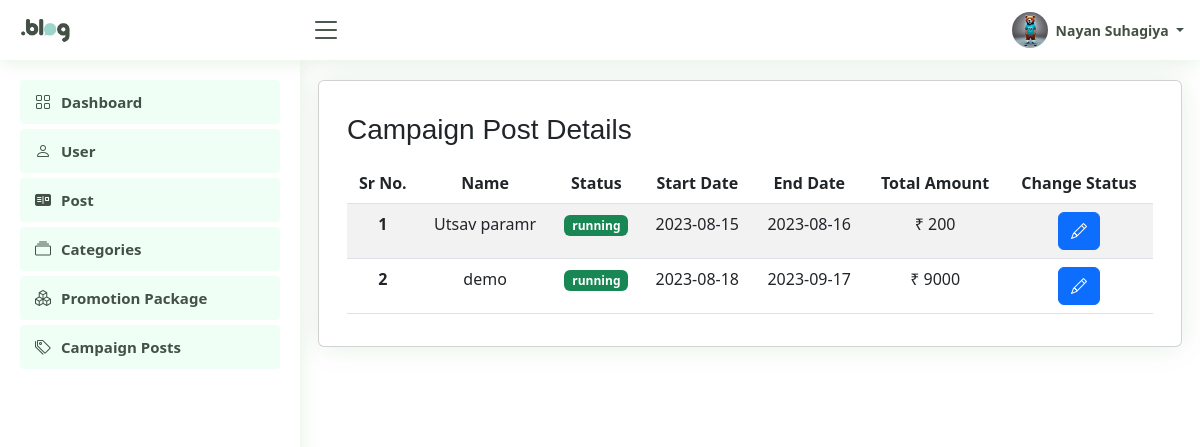
The page /admin/campaign.php (signed in) on the database its author committed.
### tables this page shows
CREATE TABLE `users` (
  `user_id` int(11) NOT NULL,
  `name` varchar(100) NOT NULL,
  `email` varchar(100) NOT NULL,
  `password` varchar(100) NOT NULL,
  `user_type` enum('client','admin') NOT NULL DEFAULT 'client',
  `image` varchar(100) DEFAULT NULL
);

CREATE TABLE `campaigns` (
  `campaign_id` int(11) NOT NULL,
  `name` varchar(50) NOT NULL,
  `status` enum('pending','running','close') NOT NULL DEFAULT 'pending',
  `post_id` int(11) NOT NULL,
  `user_id` int(11) NOT NULL,
  `package_id` int(11) NOT NULL,
  `start_date` date NOT NULL,
  `end_date` date NOT NULL,
  `total_amount` int(11) NOT NULL
);

### admin/campaign.php (the view, shortened to what this page needs)
<?php
include "../connection.php";
include "./sidebar.php";
?>
<main id="main" class="main">
  <section class="section dashboard">
    <div class="row">
      <div class="card">
        <div class="card-body">
          <div class="align-items-center d-flex justify-content-between">
            <h3 class="my-3 float-start">Campaign Post Details</h3>
          </div>
          <div class="table-responsive">
            <table class="table table-striped text-center">
              <thead>
                <tr>
                  <th scope="col">Sr No.</th>
                  <th scope="col">Name</th>
                  <th scope="col">Status</th>
                  <th scope="col">Start Date</th>
                  <th scope="col">End Date</th>
                  <th scope="col">Total Amount</th>
                  <th scope="col">Change Status</th>
                </tr>
              </thead>
              <tbody>
                <?php $query = "SELECT * FROM campaigns";
                $result = mysqli_query($conn, $query);
                $i = 1;
                while ($row = mysqli_fetch_assoc($result)) {
                  ?>
                  <tr>
                    <th scope='row'>
                      <?= $i ?>
                    </th>
                    <td>
                      <?= $row["name"] ?>
                    </td>
                    <td>
                      <?php
                      $status = $row["status"];
                      if ($status == 'pending') {
                        echo "
                          <span class='badge bg-warning'>$status</span>
                        ";
                      } elseif ($status == 'running') {
                        echo "
                          <span class='badge bg-success'>$status</span>
                        ";
                      } else {
                        echo "
                          <span class='badge bg-danger'>$status</span>
                        ";
                      }
                      ?>
                    </td>
                    <td>
                      <?= $row["start_date"] ?>
                    </td>
                    <td>
                      <?= $row["end_date"] ?>
                    </td>
                    <td>
                      &#8377;
                      <?= $row["total_amount"] ?>
                    </td>
                    <td>
                      <button class='btn btn-primary' type="button" data-bs-toggle='modal'
                        data-bs-target='#edit-compaign-modal<?= $i ?>'><i class='bi bi-pencil'></i></button>
                    </td>
                  </tr>
                  <?php
                  $i++;
                }
                ?>
              </tbody>
            </table>
          </div>
        </div>
      </div>
    </div>
  </section>
</main>≈

### admin/sidebar.php (shortened to what this page needs)
<!DOCTYPE html>
<html lang="en">
<head>
  <link href="../lib/css/style.css" rel="stylesheet">
  <link href="../lib/css/bootstrap.min.css" rel="stylesheet">
  <link href="../lib/css/bootstrap-icons/bootstrap-icons.css" rel="stylesheet">
</head>
<?php
include "../connection.php";
$user_id = $_SESSION["user_id"];
$query = "SELECT * FROM Users WHERE user_id='$user_id'";
$runquery = mysqli_query($conn, $query);
$row = mysqli_fetch_assoc($runquery);
$name = $row["name"];
$image = $row["image"];
?>
<body>
  <header id="header" class="header fixed-top d-flex align-items-center">
    <div class="d-flex align-items-center justify-content-between">
      <a href="index.html" class="logo d-flex align-items-center">
        <img src="../assets/site_logo.png" alt="">
      </a>
      <i class="bi bi-list toggle-sidebar-btn"></i>
    </div>
    <nav class="header-nav ms-auto">
      <ul class="d-flex align-items-center">
        <li class="nav-item dropdown pe-3">
          <a class="nav-link nav-profile d-flex align-items-center pe-0" href="#" data-bs-toggle="dropdown">
            <img src="<?= "." . $image ?>" alt="Profile" class="rounded-circle">
            <span class="d-none d-md-block dropdown-toggle ps-2">
              <?= $name ?>
            </span>
          </a>
        </li>
      </ul>
    </nav>
  </header>
  <aside id="sidebar" class="sidebar">
    <ul class="sidebar-nav" id="sidebar-nav">
      <li class="nav-item">
        <a class="nav-link " href="dashboard.php">
          <i class="bi bi-grid"></i>
          <span>Dashboard</span>
        </a>
      </li>
      <li class="nav-item">
        <a class="nav-link " href="userInfo.php">
          <i class="bi bi-person"></i>
          <span>User</span>
        </a>
      </li>
      <li class="nav-item">
        <a class="nav-link " href="blog_post.php">
          <i class="bi bi-postcard-fill"></i>
          <span>Post</span>
        </a>
      </li>
      <li class="nav-item">
        <a class="nav-link " href="category.php">
          <i class="bi bi-collection"></i>
          <span>Categories</span>
        </a>
      </li>
      <li class="nav-item">
        <a class="nav-link " href="promotion_package.php">
          <i class="bi bi-boxes"></i>
          <span>Promotion Package</span>
        </a>
      </li>
      <li class="nav-item">
        <a class="nav-link " href="campaign.php">
          <i class="bi bi-tags"></i>
          <span>Campaign Posts</span>
        </a>
      </li>
    </ul>
  </aside>
</body>
</html>

### rows shown on the page
users: image (picture), name "Nayan Suhagiya"
campaigns: name "Utsav paramr", status "running", start_date "2023-08-15", end_date "2023-08-16", total_amount "200"
campaigns: name "demo", status "running", start_date "2023-08-18", end_date "2023-09-17", total_amount "9000"
